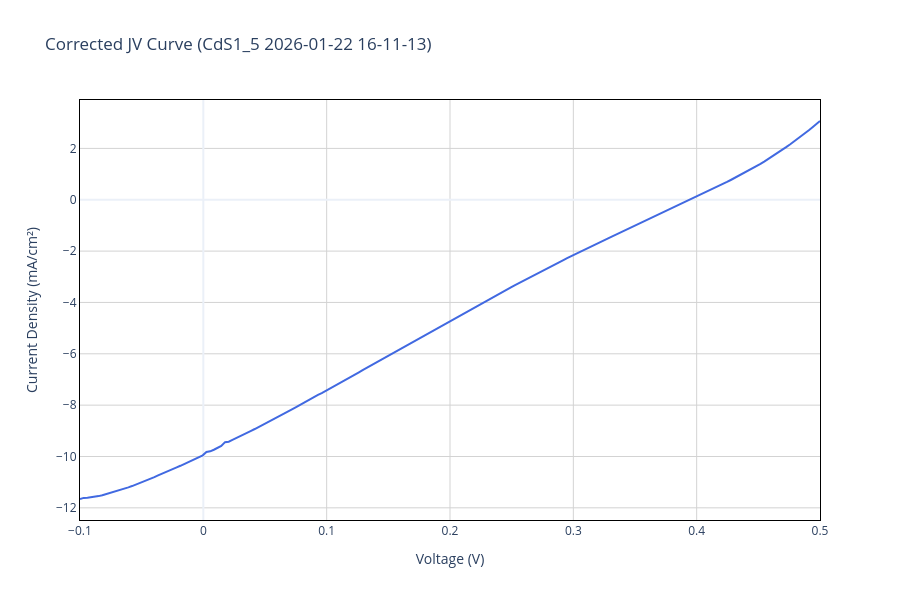

Notebook code cell kept with this figure:
### Code cell
# Plot the corrected JV curve for the selected measurement (separate cell)
import os
import plotly.graph_objects as go

if 'exp_data' not in globals():
    print("exp_data not found. Run the JV-processing cell first to generate the corrected data.")
else:
    # Robust column detection (support multiple possible names)
    v_col_candidates = ['Vmeas', 'v(V)', 'V']
    j_col_candidates = ['jtot(mA/cm2)', 'jtot', 'J']
    v_col = next((c for c in v_col_candidates if c in exp_data.columns), None)
    j_col = next((c for c in j_col_candidates if c in exp_data.columns), None)
    if v_col is None or j_col is None:
        print(f"Could not find required columns in exp_data. Available columns: {list(exp_data.columns)}")
    else:
        x = exp_data[v_col].astype(float)
        y = exp_data[j_col].astype(float)
        fig = go.Figure()
        fig.add_trace(go.Scatter(
            x=x,
            y=y,
            mode='lines',
            name=str(col_name),
            line=dict(color='royalblue', width=2)
        ))
        fig.update_layout(
            title=f"Corrected JV Curve ({col_name})",
            xaxis_title='Voltage (V)',
            yaxis_title='Current Density (mA/cm²)',
            template='plotly_white',
            width=900,
            height=600,
            legend=dict(orientation='h', yanchor='bottom', y=1.02, xanchor='right', x=1)
        )
        fig.update_xaxes(showline=True, linewidth=1, linecolor='black', mirror=True, showgrid=True, gridcolor='lightgray')
        fig.update_yaxes(showline=True, linewidth=1, linecolor='black', mirror=True, showgrid=True, gridcolor='lightgray')
        # Show plot
        try:
            fig.show()
        except Exception as e:
            print('Could not render interactive figure in this environment:', e)

        """
        # Attempt to save as PNG; fallback to HTML if image export unavailable
        out_dir = plots_dir if 'plots_dir' in globals() else 'Plots'
        os.makedirs(out_dir, exist_ok=True)
        png_path = os.path.join(out_dir, f"{str(col_name).replace(' ', '_')}_Corrected_JV.png")
        html_path = os.path.join(out_dir, f"{str(col_name).replace(' ', '_')}_Corrected_JV.html")
        try:
            fig.write_image(png_path, width=900, height=600)
            print(f"Saved corrected JV plot to {png_path}")
        except Exception as e:
            print('PNG export failed, saving HTML instead:', e)
            try:
                fig.write_html(html_path)
                print(f"Saved interactive plot to {html_path}")
            except Exception as e2:
                print('Failed to save plot:', e2)"""

### Figure 1 — Plotly figure (JSON) as saved in the notebook; plotly's stock layout.template omitted (floating-point values rounded to 4 significant figures; data arrays with more than 128 entries replaced by an {"elided": "..."} marker saying what was removed)
{"data": [{"line": {"color": "royalblue", "width": 2}, "mode": "lines", "name": "CdS1_5 2026-01-22 16-11-13", "type": "scatter", "x": {"elided": "200 float values"}, "y": {"elided": "200 float values"}}], "layout": {"height": 600, "legend": {"orientation": "h", "x": 1, "xanchor": "right", "y": 1.02, "yanchor": "bottom"}, "title": {"text": "Corrected JV Curve (CdS1_5 2026-01-22 16-11-13)"}, "width": 900, "xaxis": {"gridcolor": "lightgray", "linecolor": "black", "linewidth": 1, "mirror": true, "showgrid": true, "showline": true, "title": {"text": "Voltage (V)"}}, "yaxis": {"gridcolor": "lightgray", "linecolor": "black", "linewidth": 1, "mirror": true, "showgrid": true, "showline": true, "title": {"text": "Current Density (mA/cm²)"}}}}
